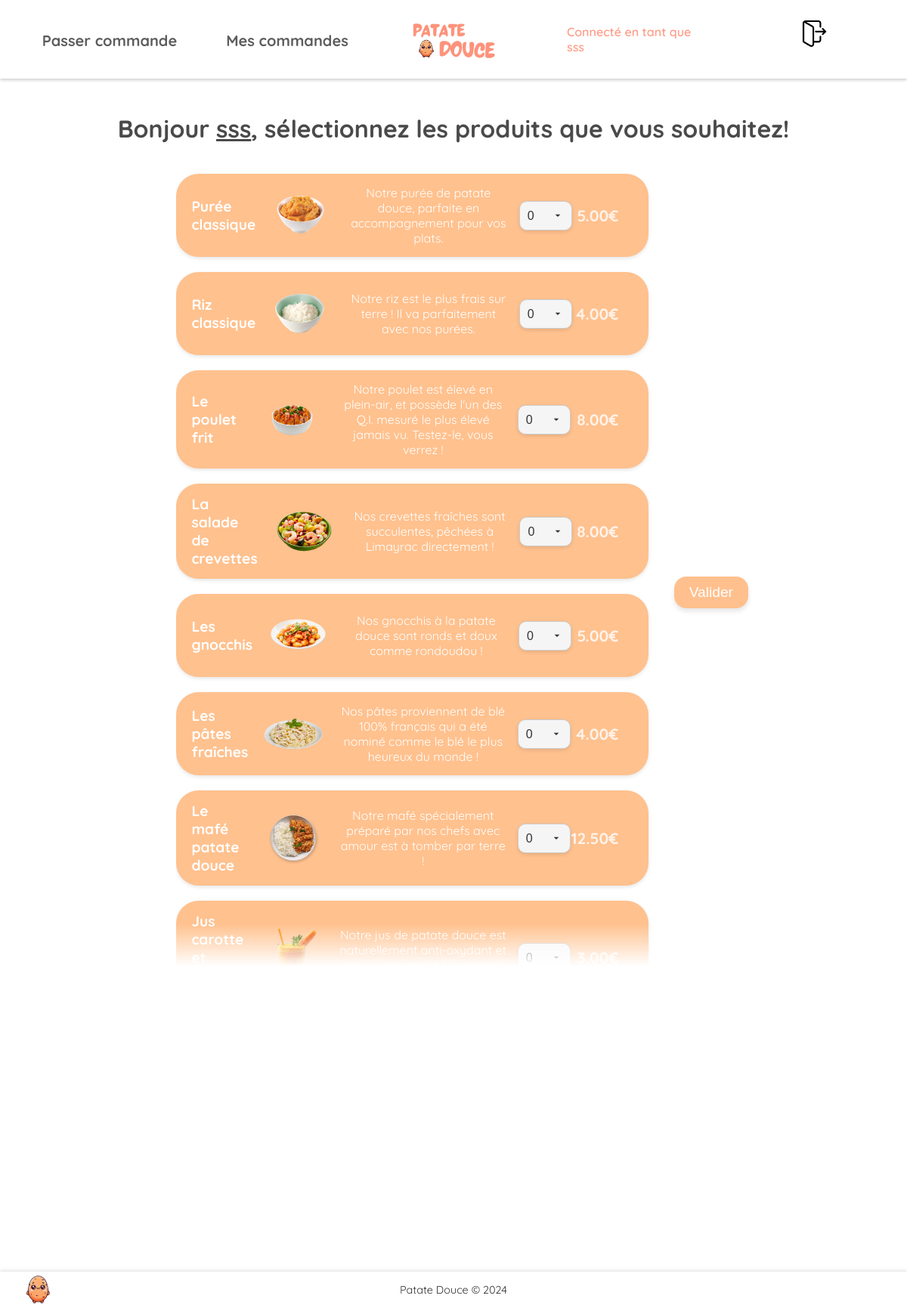
Page /commander.php (signed in) on the committed database.
### tables this page shows
CREATE TABLE `produit` (
  `id_produit` int(11) NOT NULL,
  `libelle` varchar(255) DEFAULT NULL,
  `description` varchar(255) DEFAULT NULL,
  `prix_ht` decimal(15,2) DEFAULT NULL
);

### commander.php (the view, shortened to what this page needs)
<?php
include "functions/functions.php";
$rows = fetch_produits();
?>
<!DOCTYPE html>
<html lang="fr">
<head>
    <link rel="stylesheet" href="css/main.css">
</head>
<body>
    <h2>Bonjour <u><?php echo $_SESSION['pseudo']; ?></u>, sélectionnez les produits que vous souhaitez!</h2>
    <form action="<?php $_SERVER["PHP_SELF"] ?>" method="POST">
        <div class="table-et-bouton-container">
            <div class="table-container">
                <table class="table-produit">
                    <?php
                    foreach ($rows as $row) {
                        echo '
                <tr>
                    <td class="produit-info">
                        <div class="produit-gauche">
                            <span class="produit-libelle">' . $row['libelle'] . '</span>
                            <img src="images/' . $row['libelle'] . '.png" alt="' . $row['libelle'] . '" class="produit-image">
                        </div>
                        <div class="produit-description">
                            <span> ' . $row['description'] . '</span>
                        </div>
                        <div class="produit-droite">
                        <select class="produit-quantite" name="quantites[' . $row['id_produit'] . ']">';
                        foreach (range(0, 10) as $i) {
                            echo '<option value="' . $i . '">' . $i . '</option>';
                        }
                        echo '
                        </select>
                    </div>
                        <div class="produit-droite">
                            <span class="produit-prix"> ' . $row['prix_ht'] . '€</span>
                        </div>
                    </td>
                </tr>';
                    }
                    ?>
                </table>
            </div>
            <div class="bouton-container">
                <input class="bouton-valider" type="submit" name="submit" value="Valider" required="required" id="submit"></a>
            </div>
    </form>
</body>
</html>

### css/main.css (style rules this page uses)
body, html { margin: 0; padding: 0; font-family: 'Quicksand', sans-serif; }
body { padding-top: 80px; }
h2 { font-size: 2em; text-align: center; color: #4a4a4a; margin: 20px 0 20px 0; }
.table-et-bouton-container { display: flex; justify-content: center; margin: auto; max-width: 65%; }
.table-container { max-height: 65vh; margin-right: 3%; margin-left: 3%; margin-bottom: 3%; max-width: 100%; padding-right: 10px; overflow-y: scroll; scrollbar-color: rgb(255, 218, 199) rgb(255, 255, 255); scrollbar-width: thin; --mask: linear-gradient(to bottom, rgba(0, 0, 0, 1) 0, rgba(0, 0, 0, 1) 90%, rgba(0, 0, 0, 0) 95%, rgba(0, 0, 0, 0) 0) 100% 50% / 100% 100% repeat-x; -webkit-mask: var(--mask); mask: var(--mask); flex: 1; }
.table-produit { width: 100%; border-collapse: separate; border-spacing: 0 20px; }
.produit-info { display: flex; justify-content: space-between; align-items: center; padding: 15px 20px; background-color: #ffc18e; border-radius: 30px; box-shadow: 0 2px 5px rgba(0, 0, 0, 0.1); transition: background-color 0.3s ease; transition: transform 0.3s ease; min-height: 80px; }
.produit-gauche { display: flex; align-items: center; flex-basis: 35%; }
.produit-droite { display: flex; align-items: center; justify-content: flex-end; flex-basis: 15%; }
.produit-libelle { color: white; font-size: 1.2em; font-weight: bold; margin-right: 20px; text-align: left; }
.produit-image { max-width: 80px; height: auto; margin-right: 20px; }
.produit-description { flex-basis: 40%; text-align: center; font-size: 1em; color: #ffffff; font-weight: normal; }
.produit-prix { font-size: 1.3em; font-weight: bold; color: #fff2e9; margin-right: 20px; text-align: right; }
.produit-quantite { padding: 10px; font-size: 1em; border-radius: 10px; background-color: #f5f5f5; border: 1px solid #ccc; color: #333; appearance: none; box-shadow: 0 2px 5px rgba(0, 0, 0, 0.1); cursor: pointer; transition: background-color 0.3s ease, border-color 0.3s ease; }
.produit-quantite { background-repeat: no-repeat; background-position: right 10px center; background-size: 16px; padding-right: 40px; }
.bouton-container { display: flex; align-items: center; justify-content: left; vertical-align: middle; }
.bouton-valider { padding: 10px 20px; font-size: 1.2em; color: #fff; background-color: #ffb477d4; border: none; border-radius: 16px; cursor: pointer; box-shadow: 0 4px 6px rgba(0, 0, 0, 0.1); transition: background-color 0.3s ease, transform 0.3s ease; }

### rows in the picture
produit: libelle "Purée classique", libelle (picture), description "Notre purée de patate douce, parfaite en accompagnement pour vos plats.", id_produit "0", prix_ht "5.00"
produit: libelle "Riz classique", libelle (picture), description "Notre riz est le plus frais sur terre ! Il va parfaitement avec nos purées.", id_produit "0", prix_ht "4.00"
produit: libelle "Le poulet frit", libelle (picture), description "Notre poulet est élevé en plein-air, et possède l'un des Q.I. mesuré le plus élevé jamais vu. Testez-le, vous verrez !", id_produit "0", prix_ht "8.00"
produit: libelle "La salade de crevettes", libelle (picture), description "Nos crevettes fraîches sont succulentes, pêchées à Limayrac directement !", id_produit "0", prix_ht "8.00"
produit: libelle "Les gnocchis", libelle (picture), description "Nos gnocchis à la patate douce sont ronds et doux comme rondoudou !", id_produit "0", prix_ht "5.00"
produit: libelle "Les pâtes fraîches", libelle (picture), description "Nos pâtes proviennent de blé 100% français qui a été nominé comme le blé le plus heureux du monde !", id_produit "0", prix_ht "4.00"
produit: libelle "Le mafé patate douce", libelle (picture), description "Notre mafé spécialement préparé par nos chefs avec amour est à tomber par terre !", id_produit "0", prix_ht "12.50"
produit: libelle "Jus carotte et patate douce", libelle (picture), description "Notre jus de patate douce est naturellement anti-oxydant et sans sucre ajouté ! Il se marie bien avec notre mafé.", id_produit "0", prix_ht "3.00"

### other values in the picture
$_SESSION['pseudo'] "sss"
